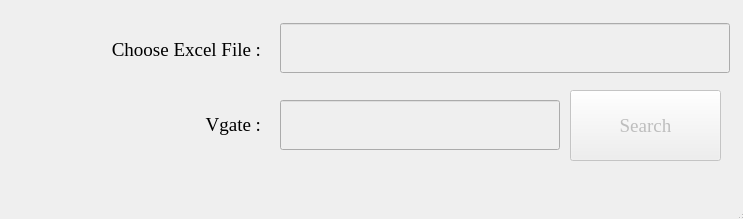
<?xml version="1.0" encoding="UTF-8"?>
<ui version="4.0">
 <class>MainWindow</class>
 <widget class="QMainWindow" name="MainWindow">
  <property name="enabled">
   <bool>true</bool>
  </property>
  <property name="geometry">
   <rect>
    <x>0</x>
    <y>0</y>
    <width>743</width>
    <height>219</height>
   </rect>
  </property>
  <property name="font">
   <font>
    <family>Times New Roman</family>
    <pointsize>14</pointsize>
   </font>
  </property>
  <property name="windowTitle">
   <string>Search System</string>
  </property>
  <widget class="QWidget" name="centralwidget">
   <widget class="QStatusBar" name="statusbar">
    <property name="geometry">
     <rect>
      <x>0</x>
      <y>170</y>
      <width>751</width>
      <height>50</height>
     </rect>
    </property>
    <property name="font">
     <font>
      <family>Times New Roman</family>
      <pointsize>14</pointsize>
      <italic>true</italic>
     </font>
    </property>
   </widget>
   <widget class="QLineEdit" name="txt_file">
    <property name="enabled">
     <bool>false</bool>
    </property>
    <property name="geometry">
     <rect>
      <x>280</x>
      <y>23</y>
      <width>450</width>
      <height>50</height>
     </rect>
    </property>
    <property name="font">
     <font>
      <family>Times New Roman</family>
      <pointsize>14</pointsize>
     </font>
    </property>
   </widget>
   <widget class="QPushButton" name="btn_save">
    <property name="enabled">
     <bool>false</bool>
    </property>
    <property name="geometry">
     <rect>
      <x>570</x>
      <y>90</y>
      <width>151</width>
      <height>71</height>
     </rect>
    </property>
    <property name="font">
     <font>
      <family>Times New Roman</family>
      <pointsize>14</pointsize>
     </font>
    </property>
    <property name="text">
     <string>Search</string>
    </property>
   </widget>
   <widget class="QLabel" name="label_3">
    <property name="geometry">
     <rect>
      <x>11</x>
      <y>100</y>
      <width>250</width>
      <height>50</height>
     </rect>
    </property>
    <property name="font">
     <font>
      <family>Times New Roman</family>
      <pointsize>14</pointsize>
     </font>
    </property>
    <property name="text">
     <string>Vgate :</string>
    </property>
    <property name="alignment">
     <set>Qt::AlignRight|Qt::AlignTrailing|Qt::AlignVCenter</set>
    </property>
   </widget>
   <widget class="QLineEdit" name="txt_vgate">
    <property name="enabled">
     <bool>false</bool>
    </property>
    <property name="geometry">
     <rect>
      <x>280</x>
      <y>100</y>
      <width>280</width>
      <height>50</height>
     </rect>
    </property>
    <property name="font">
     <font>
      <family>Times New Roman</family>
      <pointsize>14</pointsize>
     </font>
    </property>
   </widget>
   <widget class="QLabel" name="label">
    <property name="geometry">
     <rect>
      <x>11</x>
      <y>25</y>
      <width>250</width>
      <height>50</height>
     </rect>
    </property>
    <property name="font">
     <font>
      <family>Times New Roman</family>
      <pointsize>14</pointsize>
      <italic>false</italic>
     </font>
    </property>
    <property name="text">
     <string>Choose Excel File :</string>
    </property>
    <property name="alignment">
     <set>Qt::AlignRight|Qt::AlignTrailing|Qt::AlignVCenter</set>
    </property>
   </widget>
  </widget>
 </widget>
 <resources/>
 <connections/>
</ui>
